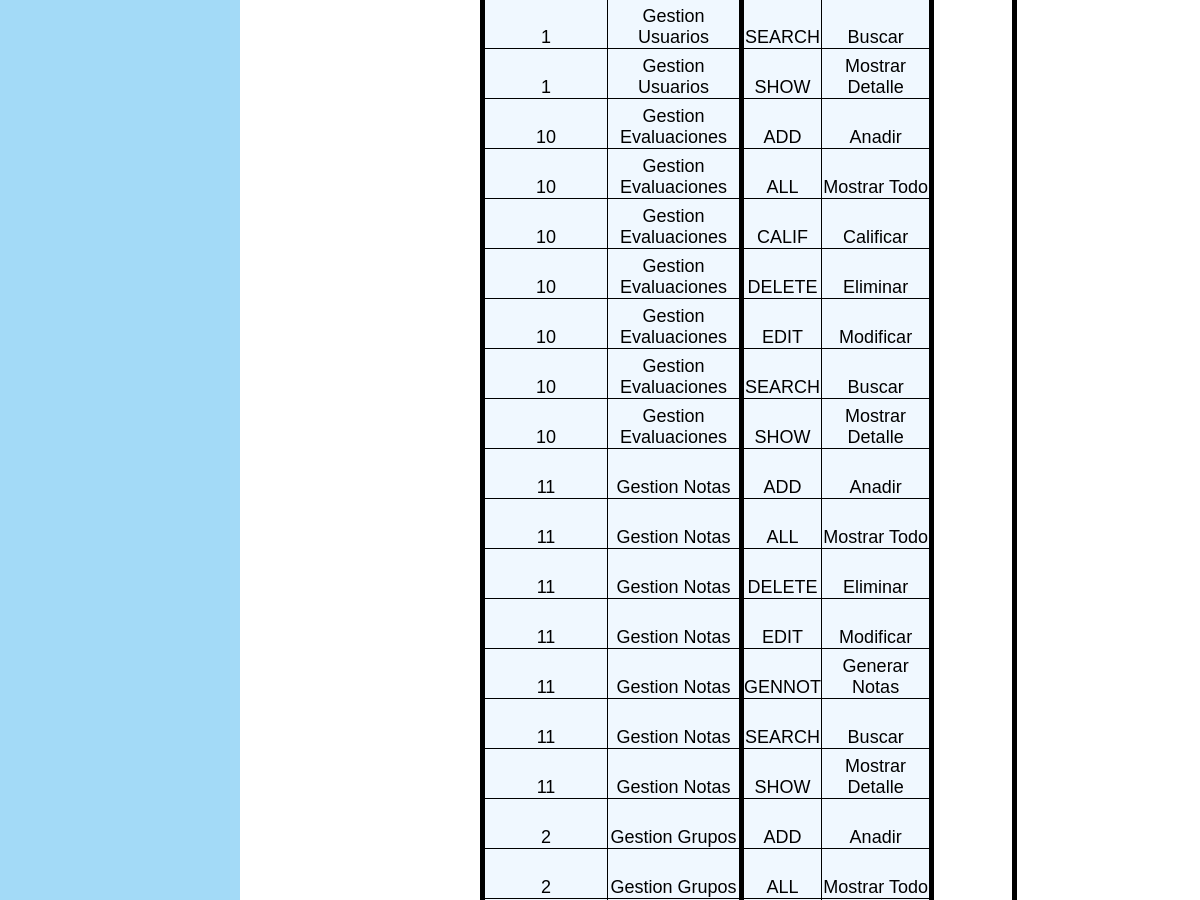
Before: /Controllers/FUNC_GRUPO_Controller.php?action=ALL&IdGrupo=ADMIN&NombreGrupo=Administradores (signed in, middle part) with the older database file.
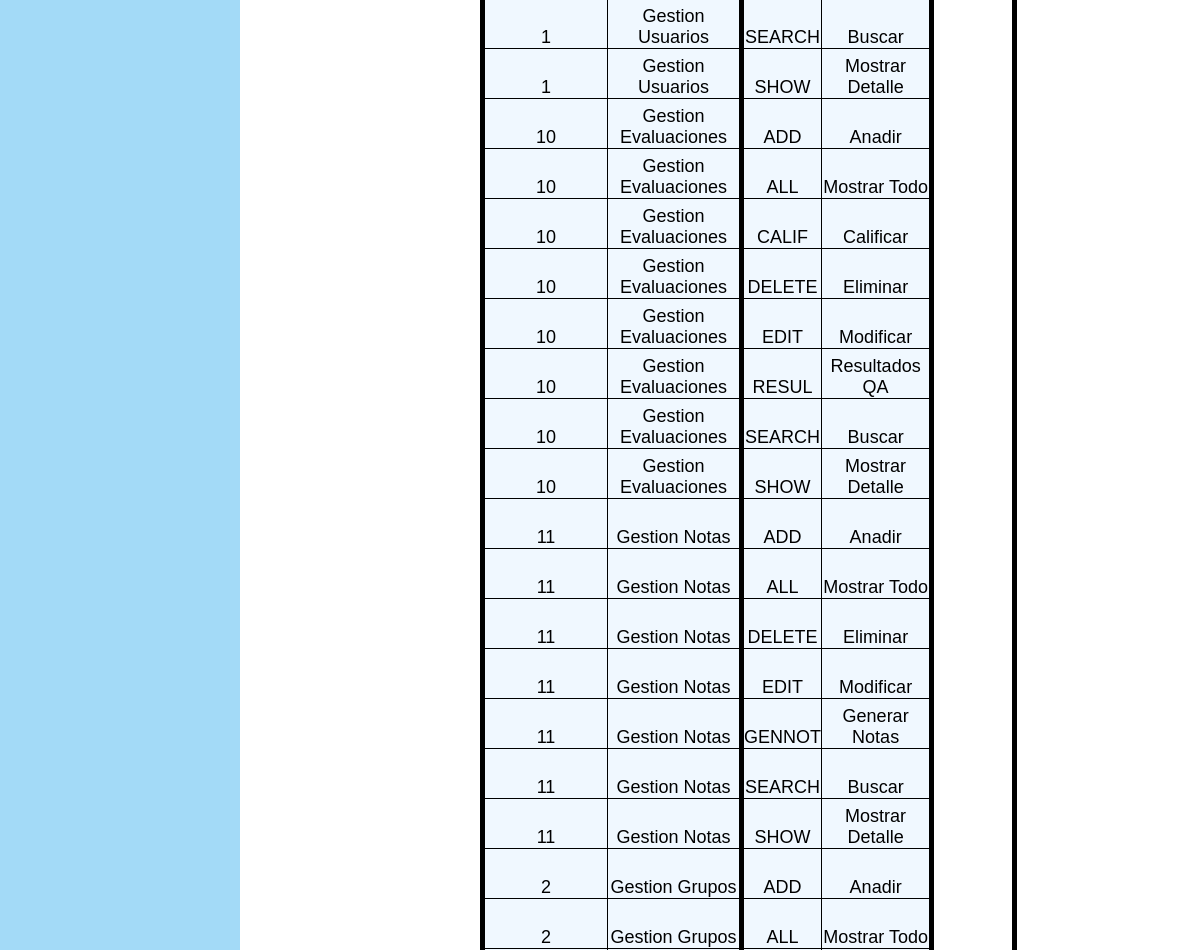
After: the same page with the newer database file.
### tables this page shows
CREATE TABLE `PERMISO` (
  `IdGrupo` varchar(6) NOT NULL,  
  `IdFuncionalidad` varchar(6) NOT NULL,
  `IdAccion` varchar(6) NOT NULL
);

CREATE TABLE `FUNCIONALIDAD` (
  `IdFuncionalidad` varchar(6) NOT NULL,
  `NombreFuncionalidad` varchar(60) NOT NULL,
  `DescripFuncionalidad` varchar(100) NOT NULL
);

CREATE TABLE `ACCION` (
  `IdAccion` varchar(6) NOT NULL,
  `NombreAccion` varchar(60) NOT NULL,
  `DescripAccion` varchar(100) NOT NULL
);

### Functions/Authentication.php (called while the page is built)
<?php
function IsAuthenticated(){
	if (!isset($_SESSION['login'])){
		return false;
	}
	else{
		return true;
	}
}
?>

### Models/FUNC_GRUPO_Model.php (called while the page is built, shortened)
<?php
class FUNC_GRUPO_Model {
	var $IdGrupo;
function __construct($IdGrupo, $listaF, $listaA){
	$this->IdGrupo = $IdGrupo;
	include_once '../Functions/Access_DB.php';
	$this->mysqli = ConnectDB();
}
function rellenarPermisos(){
	$sql = "SELECT * FROM PERMISO P, FUNC_ACCION FA, GRUPO G, FUNCIONALIDAD F, ACCION A WHERE (P.IdGrupo = '$this->IdGrupo' AND
														P.IdFuncionalidad = FA.IdFuncionalidad AND
														P.IdAccion = FA.IdAccion AND
														G.IdGrupo = P.IdGrupo AND
														A.IdAccion = FA.IdAccion AND
														F.IdFuncionalidad = FA.IdFuncionalidad
														)";
	$result = $this->mysqli->query($sql);
	return $result;
}
}
?>

### Functions/Access_DB.php (called while the page is built, shortened)
<?php
function ConnectDB(){
   $conexion = mysqli_connect("localhost", "userET3", "passET3", "IUET32017") or (new MESSAGE('ERROR: No se ha podido conectar con la base de datos', '../index.php'));
 if ($conexion->connect_errno) {
    	return false;
 }else{
 	return $conexion;
 }
}
?>

### Views/FUNC_GRUPO/FUNC_GRUPO_SHOWALL_View.php (the view, shortened to what this page needs)
<?php
    class FUNC_GRUPO_SHOWALL{
    var $datos;
function __construct($lista, $datos, $acciones){
    $this->datos = $datos;
    $this->render();
}
function render(){
  include '../Views/Header.php';
?>
    <section class="pagina">
            <table class="showcurrent">
<?php
                while($row = mysqli_fetch_array($this->datos)){
?>
                <tr>
                <td style="width: 5%"><?php echo $row['IdFuncionalidad'] ?></td>
                <td style="width:5%; border-right-style: collapse; border-right:  5px solid black;"> <?php echo $row['NombreFuncionalidad'] ?></td>
                <td style=""><?php echo $row['IdAccion'] ?></td>
                <td style="width:5%;border-right-style: collapse; border-right:  5px solid black;"> <?php echo $row['NombreAccion'] ?></td>
                </tr>
<?php
                }
?>
            </table>
    </section>
<?php
  include '../Views/Footer.php';
    }
}
?>

### Controllers/FUNC_GRUPO_Controller.php (shortened to what this page needs)
<?php
include_once '../Functions/Authentication.php';
include_once '../Functions/ACL.php';
if (!IsAuthenticated()){
	header('Location:../index.php');
}else{
if(isset($_REQUEST["action"]))  {
	$action = $_REQUEST["action"];
}else{
	$action = '';
}
$acciones = listaAcciones(2);
include_once '../Models/FUNC_GRUPO_Model.php';
include_once '../Views/FUNC_GRUPO/FUNC_GRUPO_SHOWALL_View.php';
if (!isset($_REQUEST['action'])){
	$action = '';
}else{
	$action = $_REQUEST['action'];
}
	Switch ($action){
		default:
			$GRUPO = new FUNC_GRUPO_Model($_REQUEST['IdGrupo'], '','');
			$recordset = $GRUPO->rellenarPermisos();
				$lista = $GRUPO->rellenarLista();
			$resultado = new FUNC_GRUPO_SHOWALL($lista,$recordset,$acciones);
	}
	}
?>

### Views/Header.php (shortened to what this page needs)
<?php
    include_once '../Functions/Authentication.php';
?>
<!DOCTYPE html>
<html>
    <head>
    <link href="https://maxcdn.bootstrapcdn.com/font-awesome/4.5.0/css/font-awesome.min.css" rel="stylesheet">
    <link rel="stylesheet" type="text/css" href="../Views/css/estilo.css">
    <link rel="stylesheet" type="text/css" href="../Views/css/tcal.css" />
    </head>
    <body >

### Views/Footer.php (shortened to what this page needs)
    </body>
</html>

### Views/css/estilo.css (style rules this page uses)
* { margin:0%; padding:0%; -webkit-box-sizing: border-box; -moz-box-sizing: border-box; box-sizing: border-box; }
body { font : 18px sans-serif; background-repeat: no-repeat; background-color: #A3DAF7; }
.showcurrent, .delete { width: 50%; margin-left: 25%; margin-top: 5%; border-collapse: collapse; border: 5px solid black; margin-bottom: 5%; }
.showcurrent td, .delete td { height: 50px; vertical-align: bottom; text-align: center; background-color: aliceblue; border: 1px solid black; width: 70%; min-width: 60%; }
.pagina { width: 80%; height: 120%; min-height: : 100%; margin-top: 0px; float: right; background-color: #FFF; }

Changed rows visible on the page:
added permiso: IdFuncionalidad.IdFuncionalidad "10", IdFuncionalidad.NombreFuncionalidad "Gestion Evaluaciones", IdAccion.IdAccion "RESUL", IdAccion.NombreAccion "Resultados QA"
